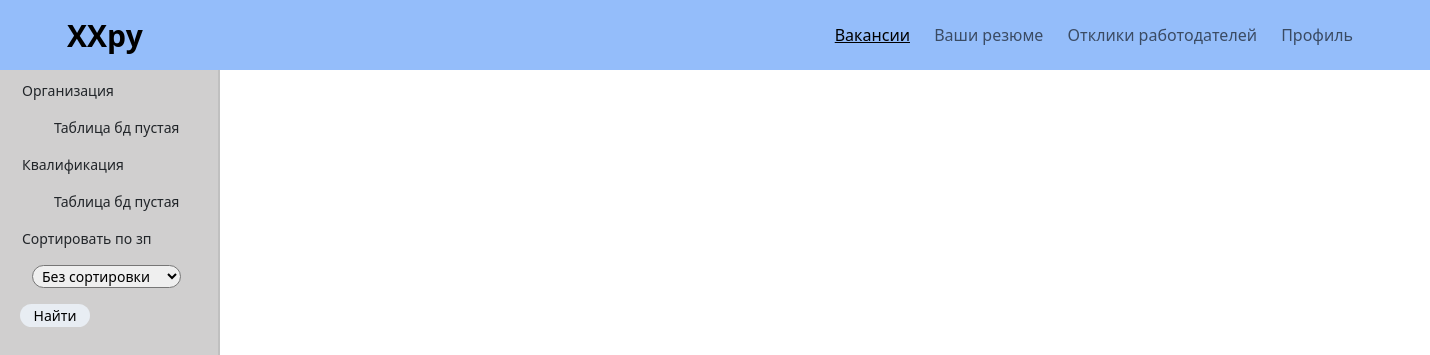
Before: /vacancies (signed in) with the older database file.
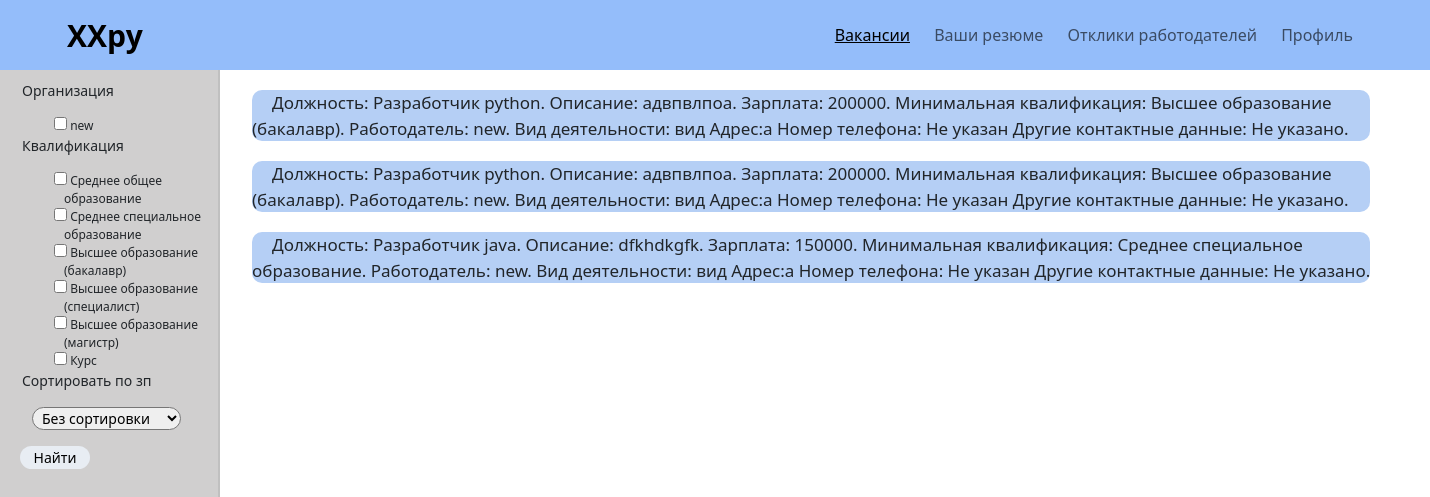
After: the same page with the newer database file.
### main/models.py (models this page shows)
class Employer(models.Model):
    user = models.OneToOneField(settings.AUTH_USER_MODEL, verbose_name="Пользователь", on_delete=models.CASCADE)
    company_name = models.CharField(max_length=50, verbose_name="Название компании")
    type_of_business = models.ForeignKey(TypeOfBusiness, on_delete=models.PROTECT,
                                         verbose_name="Вид деятельности")
    address = models.CharField(max_length=60, verbose_name="Адрес")
    phone = models.CharField(max_length=11, verbose_name="Номер телефона", blank=True, null=True, default="Не указан")
    other_contact_information = models.CharField(max_length=70, verbose_name="Другие контактные данные", blank=True,
                                                 default="Не указано")
    def __str__(self):
        return f'{self.company_name}. Вид деятельности: {self.type_of_business}' \
               f' Адрес:{self.address} Номер телефона: {self.phone} ' \
               f'Другие контактные данные: {self.other_contact_information}'

class Qualifications(models.Model):
    qualification_name = models.CharField(max_length=40, verbose_name="Название квалификации")
    def __str__(self):
        return self.qualification_name

class Vacancy(models.Model):
    profession_id = models.ForeignKey(Professions, on_delete=models.PROTECT, verbose_name="Профессия")
    vacancy_about = models.TextField(verbose_name="Описание вакансии", default="", blank=True)
    salary = models.PositiveIntegerField(verbose_name="Зарплата")
    employer_id = models.ForeignKey(Employer, on_delete=models.PROTECT, verbose_name="Работодатель")
    minimum_qualification = models.ForeignKey(Qualifications, on_delete=models.PROTECT,
                                              verbose_name="Минимальная допустимая квалификация")
    def __str__(self):
        return f'Должность: {self.profession_id}. Описание: {self.vacancy_about}. Зарплата: {self.salary}. ' \
               f'Минимальная квалификация: {self.minimum_qualification}. Работодатель: {self.employer_id}.'

class Professions(models.Model):
    profession_name = models.CharField(max_length=40, verbose_name="Название профессии")
    def __str__(self):
        return self.profession_name

class TypeOfBusiness(models.Model):
    tob_name = models.CharField(max_length=40, verbose_name="Название вида деятельности")
    def __str__(self):
        return self.tob_name

### main/views.py (the view)
# urls.py: path('vacancies', VacanciesView.as_view(), name='vacancies'),
class VacanciesView(ListView):
    model = Vacancy
    template_name = "main/vacancies.html"
    context_object_name = 'queryset'
    def get_context_data(self, *, object_list=None, **kwargs):
        context = super().get_context_data(**kwargs)
        context['organizations'] = Employer.objects.all()
        context['qualifications'] = Qualifications.objects.all()
        context['current_user'] = UserAndHisType.objects.get(user=self.request.user)
        return context
    def get_queryset(self):
        search_employer = self.request.GET.getlist("organization")
        search_qual = self.request.GET.getlist("qualification")
        select_order_type = self.request.GET.get("sort")
        queryset = Vacancy.objects.all()
        if search_employer:
            queryset = queryset.filter(
                Q(employer_id__company_name__in=search_employer)
            )
        if search_qual:
            queryset = queryset.filter(
                Q(minimum_qualification__qualification_name__in=search_qual)
            )
        if select_order_type:
            if select_order_type == "asc":
                queryset = queryset.order_by('salary')
            elif select_order_type == "desc":
                queryset = queryset.order_by('-salary')
        return queryset

### main/templates/main/vacancies.html (shortened to what this page needs)
{% extends 'main/base.html'%}
{% load static %}
{% block tp %} <link rel="stylesheet" href=" {% static 'assets_vacancies/style.css' %} "> {% endblock %}
{% block pages %}
{% if request.user.is_authenticated %}
{% if current_user.type_of_user == 'MDR' %}
<li><a style="opacity: 1; text-decoration: underline;" href="/vacancies" >Вакансии</a> </li>
<li><a href="/employers">Работодатели</a></li>
<li><a href="/applicants">Соискатели</a> </li>
<li><a href="/deals">Сделки</a></li>
{% elif current_user.type_of_user == 'APL' %}
<li><a style="opacity: 1; text-decoration: underline;" href="/vacancies" >Вакансии</a> </li>
<li><a href="/applicant/summaries" >Ваши резюме</a> </li>
<li><a href="#" >Отклики работодателей</a> </li>
<li><a href="#" >Профиль</a> </li>
{% endif %}
{% else %}
<li><a href="/register_apl" >Соискателям</a> </li>
<li><a href="/register_emp">Работодателям</a></li>
{% endif %}
{% endblock %}
{% block content %}
<div class="menu-list">
    <form action="/vacancies" method="get">
        <ul class="menuForm">
            <li type="none"><p>Организация</p>
            <ul>
                {% if organizations %}
                {% for organization in organizations %}
                 <li style="font-size: 12px;" type="none"><input type="checkbox" class="checked" name = "organization"
                                                                 value="{{organization.company_name}}">
                <span> {{organization.company_name}} </span></li>
                {% endfor %}
                {% else %}
                <li type="none"><p>Таблица бд пустая</p></li>
                {% endif %}
            </ul></li>
            <li type="none"><p>Квалификация</p>
            <ul>
                {% if qualifications %}
                {% for qualification in qualifications %}
                 <li  style="font-size: 12px;" type="none"><input type="checkbox" class="checked" name = "qualification"
                                                                  value="{{qualification.qualification_name}}">
                <span>{{qualification.qualification_name}} </span></li>
                {%endfor %}
                {% else %}
                <li type="none">
                <p>Таблица бд пустая </p>
                </li>
                {% endif %}
            </ul></li>
            <li type="none"><p>Сортировать по зп</p>
                <select name="sort" class="SelectBar">
                    <option value="">Без сортировки</option>
                </select>
            </li>
        </ul>
        <button type="submit" class="findButton">Найти</button>
    </form>
</div>
<div class="pageContent">
    <ul>
         {% if queryset %}
            {% for v in queryset %}
            <li class="blockV" type="none">
            <p>{{v}}</p>
            </li>
        {% endfor %}
        {% endif %}
    </ul>
</div>
{% endblock %}

Changed rows visible on the page:
added Employer: company_name "new"
added Qualifications: qualification_name "Среднее общее образование"
added Qualifications: qualification_name "Среднее специальное образование"
added Qualifications: qualification_name "Высшее образование (бакалавр)"
added Qualifications: qualification_name "Высшее образование (специалист)"
added Qualifications: qualification_name "Высшее образование (магистр)"
added Qualifications: qualification_name "Курс"
added Vacancy: profession_id+vacancy_about+salary "Должность: Разработчик python. Описание: адвпвлпоа. Зарплата: 200000. Минимальная квалификация: Высшее образование (бакалавр). Работодатель: new. Вид деятельности: вид Адрес:a Номер телефона: Не указан Другие контактные данные: Не указано."
added Vacancy: profession_id+vacancy_about+salary "Должность: Разработчик python. Описание: адвпвлпоа. Зарплата: 200000. Минимальная квалификация: Высшее образование (бакалавр). Работодатель: new. Вид деятельности: вид Адрес:a Номер телефона: Не указан Другие контактные данные: Не указано."
added Vacancy: profession_id+vacancy_about+salary "Должность: Разработчик java. Описание: dfkhdkgfk. Зарплата: 150000. Минимальная квалификация: Среднее специальное образование. Работодатель: new. Вид деятельности: вид Адрес:a Номер телефона: Не указан Другие контактные данные: Не указано."
Other visible differences:
text no longer shown: "Таблица бд пустая Таблица бд пустая"
